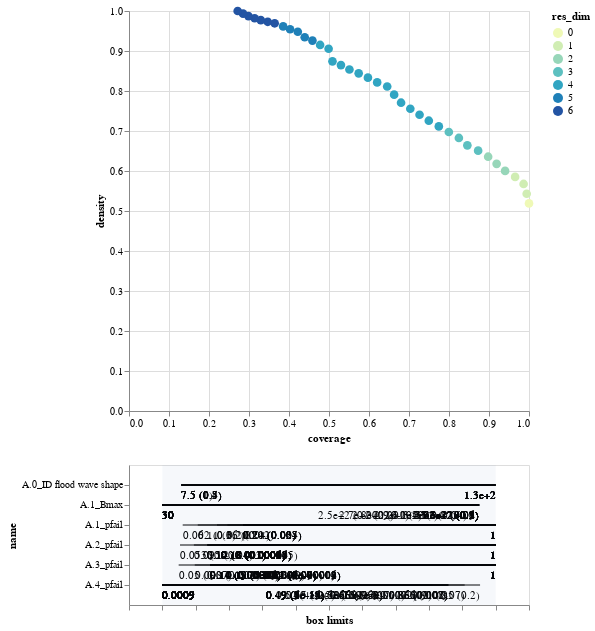

This figure's notebook cell:
### Code cell
box.inspect_tradeoff()

### Figure 1 — Vega-Lite specification as saved in the notebook (floating-point values rounded to 4 significant figures; data arrays with more than 128 entries replaced by an {"elided": "..."} marker saying what was removed)
{"config": {"view": {"continuousWidth": 400, "continuousHeight": 300}}, "vconcat": [{"data": {"name": "data-a29a61df7943f91c21510c0852429616"}, "mark": {"type": "circle", "size": 75}, "encoding": {"color": {"type": "ordinal", "field": "res_dim", "scale": {"range": ["#eff9b6", "#d0edb3", "#97d6b9", "#5dc0c0", "#31a5c2", "#1f80b8", "#2354a3", "#21318d"]}}, "opacity": {"condition": {"value": 1, "selection": "selector001"}, "value": 0.4}, "tooltip": [{"type": "ordinal", "field": "id"}, {"type": "quantitative", "field": "coverage", "format": ".2"}, {"type": "quantitative", "field": "density", "format": ".2"}, {"type": "ordinal", "field": "res_dim"}], "x": {"type": "quantitative", "field": "coverage"}, "y": {"type": "quantitative", "field": "density"}}, "height": 400, "selection": {"selector001": {"type": "single", "fields": ["id"]}}, "width": 400}, {"layer": [{"data": {"name": "data-bdb37449191c9474f8514e5978745d7f"}, "mark": "rule", "encoding": {"x": {"type": "quantitative", "axis": {"grid": false, "labels": false, "title": "box limits"}, "field": "x_lower", "scale": {"domain": [0, 1], "padding": 0.1}}, "x2": {"field": "x_upper"}, "y": {"type": "nominal", "field": "name", "scale": {"padding": 1.0}}}, "transform": [{"calculate": "(datum.x1-datum.minimum)/(datum.maximum-datum.minimum)", "as": "x_lower"}, {"calculate": "(datum.x2-datum.minimum)/(datum.maximum-datum.minimum)", "as": "x_upper"}, {"filter": {"selection": "selector001"}}], "width": 400}, {"data": {"name": "data-bdb37449191c9474f8514e5978745d7f"}, "mark": {"type": "text", "align": "left", "baseline": "top", "dy": 5}, "encoding": {"text": {"type": "ordinal", "field": "text"}, "x": {"type": "quantitative", "axis": {"grid": false, "labels": false, "title": "box limits"}, "field": "x_lower", "scale": {"domain": [0, 1], "padding": 0.1}}, "x2": {"field": "x_upper"}, "y": {"type": "nominal", "field": "name", "scale": {"padding": 1.0}}}, "transform": [{"calculate": "(datum.x1-datum.minimum)/(datum.maximum-datum.minimum)", "as": "x_lower"}, {"calculate": "(datum.x2-datum.minimum)/(datum.maximum-datum.minimum)", "as": "x_upper"}, {"filter": {"selection": "selector001"}}, {"calculate": "datum.qp_lower>0?format(datum.x1, \".2\")+\" (\"+format(datum.qp_lower, \".1~g\")+\")\" :format(datum.x1, \".2\")", "as": "text"}], "width": 400}, {"data": {"name": "data-bdb37449191c9474f8514e5978745d7f"}, "mark": {"type": "text", "align": "right", "baseline": "top", "dy": 5}, "encoding": {"text": {"type": "ordinal", "field": "text"}, "x": {"type": "quantitative", "field": "x_upper"}, "x2": {"field": "x_upper"}, "y": {"type": "nominal", "field": "name", "scale": {"padding": 1.0}}}, "transform": [{"calculate": "(datum.x1-datum.minimum)/(datum.maximum-datum.minimum)", "as": "x_lower"}, {"calculate": "(datum.x2-datum.minimum)/(datum.maximum-datum.minimum)", "as": "x_upper"}, {"filter": {"selection": "selector001"}}, {"calculate": "datum.qp_upper>0?format(datum.x2, \".2\")+\" (\"+format(datum.qp_upper, \".1\")+\")\" :format(datum.x2, \".2\")", "as": "text"}], "width": 400}, {"data": {"name": "data-bb8d07f6df3d47a6a475317795287b23"}, "mark": {"type": "rect", "opacity": 0.05}, "encoding": {"x": {"type": "quantitative", "field": "start"}, "x2": {"field": "end"}}}, {"data": {"name": "data-d751713988987e9331980363e24189ce"}, "mark": "point", "encoding": {"x": {"type": "quantitative", "field": "x"}, "y": {"type": "nominal", "field": "name"}}, "transform": [{"filter": {"selection": "selector001"}}], "width": 400}, {"data": {"name": "data-d751713988987e9331980363e24189ce"}, "mark": {"type": "text", "align": "center", "baseline": "top", "dy": 5}, "encoding": {"text": {"type": "nominal", "field": "item"}, "x": {"type": "quantitative", "field": "x"}, "y": {"type": "nominal", "field": "name"}}, "transform": [{"filter": {"selection": "selector001"}}], "width": 400}]}], "$schema": "https://vega.github.io/schema/vega-lite/v4.8.1.json", "datasets": {"data-a29a61df7943f91c21510c0852429616": [{"coverage": 1.0, "density": 0.519, "id": 0, "mass": 1.0, "mean": 0.519, "res_dim": 0}, {"coverage": 0.9942, "density": 0.5432, "id": 1, "mass": 0.95, "mean": 0.5432, "res_dim": 1}, {"coverage": 0.9865, "density": 0.5676, "id": 2, "mass": 0.902, "mean": 0.5676, "res_dim": 1}, {"coverage": 0.9653, "density": 0.5853, "id": 3, "mass": 0.856, "mean": 0.5853, "res_dim": 1}, {"coverage": 0.9403, "density": 0.6002, "id": 4, "mass": 0.813, "mean": 0.6002, "res_dim": 2}, {"coverage": 0.9191, "density": 0.6179, "id": 5, "mass": 0.772, "mean": 0.6179, "res_dim": 2}, {"coverage": 0.8979, "density": 0.6357, "id": 6, "mass": 0.733, "mean": 0.6357, "res_dim": 2}, {"coverage": 0.8728, "density": 0.6509, "id": 7, "mass": 0.696, "mean": 0.6509, "res_dim": 3}, {"coverage": 0.8459, "density": 0.6641, "id": 8, "mass": 0.661, "mean": 0.6641, "res_dim": 3}, {"coverage": 0.8247, "density": 0.6826, "id": 9, "mass": 0.627, "mean": 0.6826, "res_dim": 3}, {"coverage": 0.7996, "density": 0.6975, "id": 10, "mass": 0.595, "mean": 0.6975, "res_dim": 3}, {"coverage": 0.7746, "density": 0.7115, "id": 11, "mass": 0.565, "mean": 0.7115, "res_dim": 4}, {"coverage": 0.7495, "density": 0.7257, "id": 12, "mass": 0.536, "mean": 0.7257, "res_dim": 4}, {"coverage": 0.7264, "density": 0.7407, "id": 13, "mass": 0.509, "mean": 0.7407, "res_dim": 4}, {"coverage": 0.7033, "density": 0.7557, "id": 14, "mass": 0.483, "mean": 0.7557, "res_dim": 4}, {"coverage": 0.6802, "density": 0.7707, "id": 15, "mass": 0.458, "mean": 0.7707, "res_dim": 4}, {"coverage": 0.6628, "density": 0.7908, "id": 16, "mass": 0.435, "mean": 0.7908, "res_dim": 4}, {"coverage": 0.6455, "density": 0.8111, "id": 17, "mass": 0.413, "mean": 0.8111, "res_dim": 4}, {"coverage": 0.6204, "density": 0.8214, "id": 18, "mass": 0.392, "mean": 0.8214, "res_dim": 4}, {"coverage": 0.5973, "density": 0.8333, "id": 19, "mass": 0.372, "mean": 0.8333, "res_dim": 4}, {"coverage": 0.5742, "density": 0.8442, "id": 20, "mass": 0.353, "mean": 0.8442, "res_dim": 4}, {"coverage": 0.5511, "density": 0.8537, "id": 21, "mass": 0.335, "mean": 0.8537, "res_dim": 4}, {"coverage": 0.5299, "density": 0.8648, "id": 22, "mass": 0.318, "mean": 0.8648, "res_dim": 4}, {"coverage": 0.5087, "density": 0.8742, "id": 23, "mass": 0.302, "mean": 0.8742, "res_dim": 4}, {"coverage": 0.499, "density": 0.9056, "id": 24, "mass": 0.286, "mean": 0.9056, "res_dim": 4}, {"coverage": 0.4778, "density": 0.9151, "id": 25, "mass": 0.271, "mean": 0.9151, "res_dim": 4}, {"coverage": 0.4586, "density": 0.9261, "id": 26, "mass": 0.257, "mean": 0.9261, "res_dim": 5}, {"coverage": 0.4393, "density": 0.9344, "id": 27, "mass": 0.244, "mean": 0.9344, "res_dim": 5}, {"coverage": 0.422, "density": 0.9481, "id": 28, "mass": 0.231, "mean": 0.9481, "res_dim": 5}, {"coverage": 0.4027, "density": 0.9543, "id": 29, "mass": 0.219, "mean": 0.9543, "res_dim": 5}, {"coverage": 0.3854, "density": 0.9615, "id": 30, "mass": 0.208, "mean": 0.9615, "res_dim": 5}, {"coverage": 0.3642, "density": 0.9692, "id": 31, "mass": 0.195, "mean": 0.9692, "res_dim": 6}, {"coverage": 0.3468, "density": 0.973, "id": 32, "mass": 0.185, "mean": 0.973, "res_dim": 6}, {"coverage": 0.3295, "density": 0.9771, "id": 33, "mass": 0.175, "mean": 0.9771, "res_dim": 6}, {"coverage": 0.3141, "density": 0.9819, "id": 34, "mass": 0.166, "mean": 0.9819, "res_dim": 6}, {"coverage": 0.2987, "density": 0.9873, "id": 35, "mass": 0.157, "mean": 0.9873, "res_dim": 6}, {"coverage": 0.2852, "density": 0.9933, "id": 36, "mass": 0.149, "mean": 0.9933, "res_dim": 6}, {"coverage": 0.2717, "density": 1.0, "id": 37, "mass": 0.141, "mean": 1.0, "res_dim": 6}], "data-bdb37449191c9474f8514e5978745d7f": {"elided": "148 records"}, "data-bb8d07f6df3d47a6a475317795287b23": [{"start": 0, "end": 1}], "data-d751713988987e9331980363e24189ce": []}}
